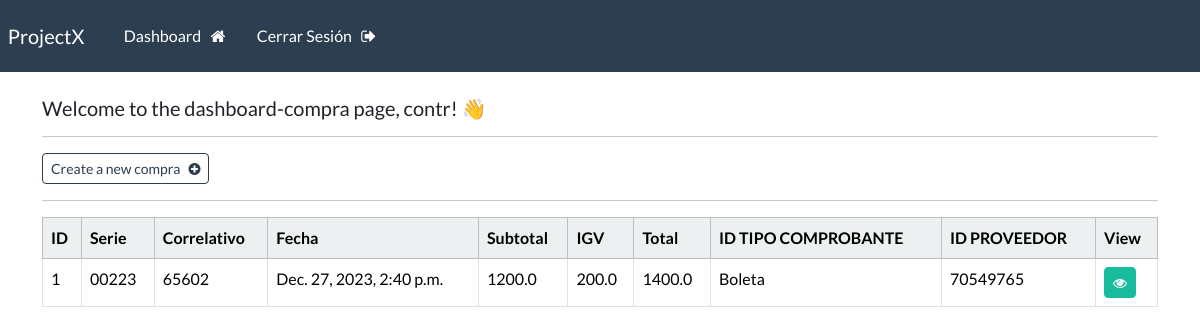
Page /dashboard-compra (signed in) on the committed database.
### webapp/models.py (models this page shows, shortened)
class Compra(models.Model):
    serie = models.CharField(max_length=12)
    correlativo = models.CharField(max_length=12)
    fecha = models.DateTimeField(auto_now_add=True)
    subtotal = models.FloatField()
    igv = models.FloatField()
    total = models.FloatField()
    id_tipocomprobante = models.ForeignKey(TipoComprobante, on_delete=models.CASCADE)
    id_proveedor = models.ForeignKey(Proveedor, on_delete=models.CASCADE)

class TipoComprobante(models.Model):
    codigo_sunat = models.CharField(max_length=2)
    denominacion = models.CharField(max_length=100)
    def __str__(self):
        return self.denominacion

class Proveedor(models.Model):
    id_persona = models.OneToOneField(Persona, on_delete = models.CASCADE)
    def __str__(self):
        return str(self.id_persona)

class Persona(models.Model):
    id_tipodocumento = models.ForeignKey(TipoDocumento, on_delete=models.CASCADE)
    documento = models.CharField(max_length=15)
    def __str__(self):
        return self.documento

### webapp/views.py (the view)
# urls.py: path('dashboard-compra', views.dashboard_compra, name="dashboard-compra"),
@login_required(login_url='my-login')
def dashboard_compra(request):
    compras = Compra.objects.all()
    context = {'compras': compras}
    return render(request, 'webapp/dashboard-compra.html', context=context)

### webapp/templates/webapp/dashboard-compra.html
{% extends 'webapp/base.html' %}
{% block content %}
    <h5> Welcome to the dashboard-compra page, {{user}}! 👋</h5>
    <hr>
    <a class="btn btn-outline-primary btn-sm" href="{% url 'create-compra' %}">
        Create a new compra &nbsp; <i class="fa fa-plus-circle" aria-hidden="true"></i>
    </a>
    <hr>
    <table class="table table table-hover table-bordered">
        <thead class="table-light">
            <tr>
                <th scope="col"> ID </th>
                <th scope="col"> Serie </th>
                <th scope="col"> Correlativo </th>
                <th scope="col"> Fecha </th>
                <th scope="col"> Subtotal </th>
                <th scope="col"> IGV </th>
                <th scope="col"> Total </th>
                <th scope="col"> ID TIPO COMPROBANTE </th>
                <th scope="col"> ID PROVEEDOR </th>
                <th scope="col"> View </th>
            </tr>
        </thead>
        <tbody>
        {% if compras %}
            {% for compra in compras %}
            <tr>
                <td> {{compra.id}} </td>
                <td> {{compra.serie}} </td>
                <td> {{compra.correlativo}}</td>
                <td> {{compra.fecha}}</td>
                <td> {{compra.subtotal}}</td>
                <td> {{compra.igv}}</td>
                <td> {{compra.total}}</td>
                <td> {{compra.id_tipocomprobante}}</td>
                <td> {{compra.id_proveedor}}</td>
                <td> <a class="btn btn-success btn-sm" href="{% url 'compra' compra.id %}"> <i class="fa fa-eye" aria-hidden="true"></i> </a></td>
            </tr>
            {% endfor %}
        {% endif %}
        </tbody>
    </table>
{% endblock %}

### rows in the picture
Compra: id "1", serie "00223", correlativo "65602", fecha "Dec. 27, 2023, 2:40 p.m.", subtotal "1200.0", igv "200.0", total "1400.0", id_tipocomprobante "Boleta", id_proveedor "70549765"

### other values in the picture
{{ user }} "contr"
